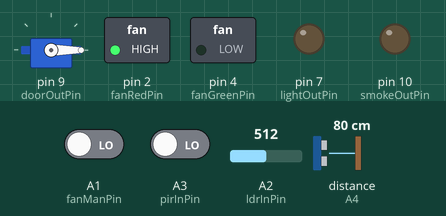
Bench run of a sketch on a simulated Arduino Uno, built with avr-gcc and run on an emulated ATmega328P. On the bench: servo, switched loads named in the sketch (green lamp = pin HIGH), output pins drawn as LEDs (lit = HIGH). Wiring (inferred from the names in the program): ultrasonic range finder: trigger A4; echo A4. Inputs (shaded band) come from the test bench; at power-on: distance to the obstacle (sensor on A4) 80 cm, A1 (fanManPin) LOW, A2 (ldrInPin) = 512, A3 (pirInPin) LOW. The echo pulse lasts 58.3 µs per cm.

Above: at 1.2 s.
1.3 s: distance to the obstacle (sensor on A4) set to 56 cm
2.8 s: distance to the obstacle (sensor on A4) set to 47 cm
At 3.5 s:
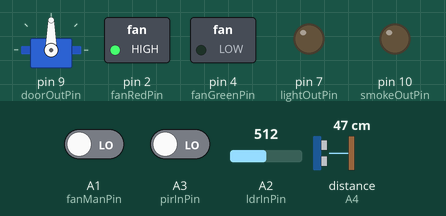
4.3 s: A1 (fanManPin) driven HIGH
At 5.5 s:
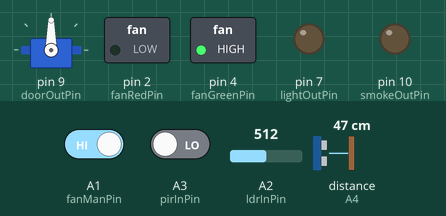
5.8 s: distance to the obstacle (sensor on A4) set to 60 cm
At 7.0 s:
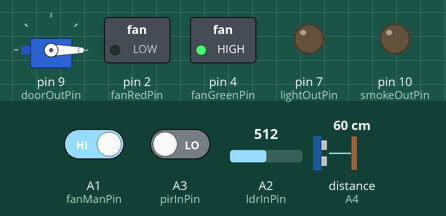
7.3 s: distance to the obstacle (sensor on A4) set to 2 cm
At 8.1 s:
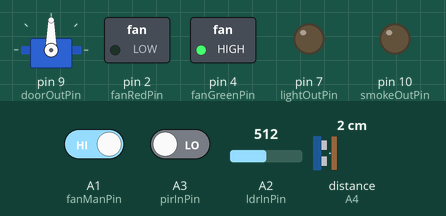
8.8 s: distance to the obstacle (sensor on A4) set to 120 cm
At 9.4 s:
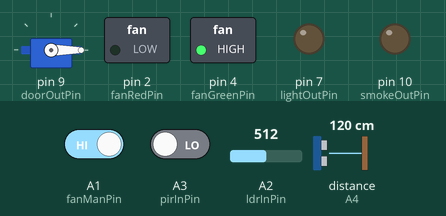
Timing chart, 0 to 11.3 s (numbered marks = the images above; inputs shaded):
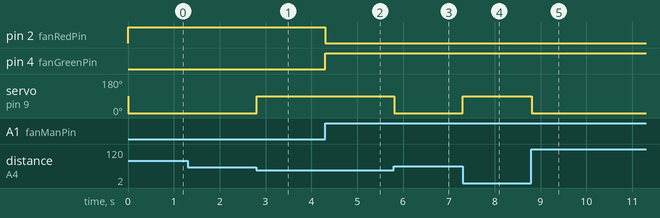

The sketch:

ibm_assignment_1.ino
```cpp
#include <Servo.h>

int smokeVal = A5;
int smokeOutPin = 10;
int smokeInPin = A5;

int doorOutPin = 9;
int doorInPin = A4;
int redOutPin = 12;
int greenOutPin = 13;
Servo door;

int fanManPin = A1;
int pirInPin = A3;
int ldrInPin = A2;
int fanGreenPin = 4;
int fanRedPin = 2;
int lightOutPin = 7;

void setup()
{
  pinMode(smokeOutPin,OUTPUT);
  pinMode(smokeInPin,INPUT);

  door.attach(doorOutPin);

  pinMode(lightOutPin, OUTPUT);
  pinMode(fanRedPin, OUTPUT);
  pinMode(fanGreenPin, OUTPUT);
  pinMode(pirInPin, INPUT);
  pinMode(ldrInPin, INPUT);

  Serial.begin(9600);
}


long readUltraSonicDistance() {
  pinMode(doorInPin, OUTPUT);
  digitalWrite(doorInPin, LOW);
  delayMicroseconds(2);

  digitalWrite(doorInPin, HIGH);
  delayMicroseconds(10);

  digitalWrite(doorInPin, LOW);
  pinMode(doorInPin, INPUT);

  return pulseIn(doorInPin, HIGH);
}

void openDoor() {
  door.write(90);
  digitalWrite(redOutPin, LOW);
  digitalWrite(greenOutPin, HIGH);
}

void closeDoor() {
  door.write(0);
  digitalWrite(redOutPin, HIGH);
  digitalWrite(greenOutPin, LOW);
}

void automateDoor() {
  int distanceCm = 0.01723 * readUltraSonicDistance();
  if (distanceCm < 50) {
    openDoor();
  }
  else {
    closeDoor();
  }
}

void resetPir() {
  digitalWrite(pirInPin, LOW);
}

void automateFan() {
  bool fanState = digitalRead(pirInPin) || digitalRead(fanManPin);
  digitalWrite(fanGreenPin, fanState);
  digitalWrite(fanRedPin, !fanState);

  delayMicroseconds(10);
  resetPir();
}

void automateLight() {
  if (analogRead(ldrInPin) < 500) {
    digitalWrite(lightOutPin, digitalRead(pirInPin));
  }
  else {
    digitalWrite(lightOutPin, LOW);
  }

  delayMicroseconds(10);
  resetPir();
}

void loop()
{

  automateDoor();
  automateFan();
  automateLight();
}
```

Measured:
- the behaviour switches between 51 and 50 cm on distance to the obstacle (sensor on A4) (found by bisection; images 0 and 1)
- after the input at 1.3 s, every drawn part: stays the same
- after the input at 2.8 s, servo on pin 9 (doorOutPin): 0° → 90° at once
- after the input at 4.3 s, pin 2 (fanRedPin): HIGH → LOW at once; pin 4 (fanGreenPin): LOW → HIGH at once
- after the input at 5.8 s, servo on pin 9 (doorOutPin): 90° → 0° at once
- after the input at 7.3 s, servo on pin 9 (doorOutPin): 0° → 90° at once
- after the input at 8.8 s, servo on pin 9 (doorOutPin): 90° → 0° at once
